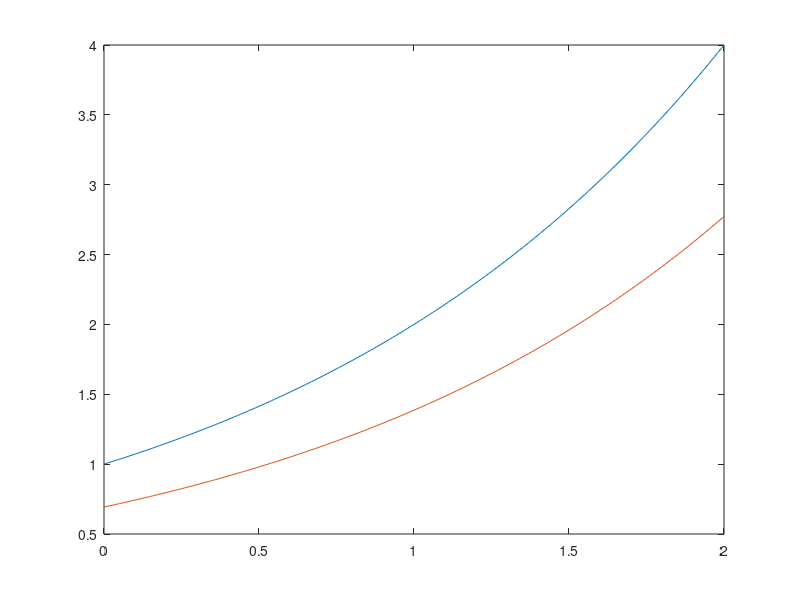

Source code (MATLAB): (Note: this script raises an error after producing the figure.)
%% Exponential Chapter Recap
% This is an executable program that illustrates the statements
% introduced in the Exponential Chapter of "Experiments in MATLAB".
% You can access it with
%
%    exponential_recap
%    edit exponential_recap
%    publish exponential_recap
%
%  Related EXM programs
%
%    expgui
%    wiggle

%   Copyright 2014 Cleve Moler
%   Copyright 2014 The MathWorks, Inc.
%% Plot a^t and its approximate derivative
    a = 2;
    t = 0:.01:2;
    h = .00001;
    y = 2.^t;
    ydot = (2.^(t+h) - 2.^t)/h;
    plot(t,[y; ydot])

%% Compute e
    format long
    format compact
    h = 1;
    while h > 2*eps
        h = h/2;
        e = (1 + h)^(1/h);
        disp([h e])
    end

%% Experimental version of exp(t)
    t = rand
    s = 1;
    term = 1;
    n = 0;
    r = 0;
    while r ~= s
       r = s;
       n = n + 1;
       term = (t/n)*term;
       s = s + term;
    end
    exp_of_t = s

%% Value of e
    e = expex(1)

%% Compound interest
    fprintf('             t        yearly       monthly     continuous\n')
    format bank
    r = 0.05;
    y0 = 1000;
    for t = 0:20
       y1 = (1+r)^t*y0;
       y2 = (1+r/12)^(12*t)*y0;
       y3 = exp(r*t)*y0;
       disp([t y1 y2 y3])
    end

%% Payments for a car loan
    y0 = 20000
    r = .10
    h = 1/12
    n = 36
    p = (1+r*h)^n/((1+r*h)^n-1)*r*h*y0

%% Complex exponential
    theta = (1:2:17)'*pi/8
    z = exp(i*theta)
    p = plot(z);
    set(p,'linewidth',4,'color','red')
    axis square off

%% Famous relation between e, i and pi
    exp(i*pi)

%% Use the Symbolic Toolbox
    exp(i*sym(pi))
